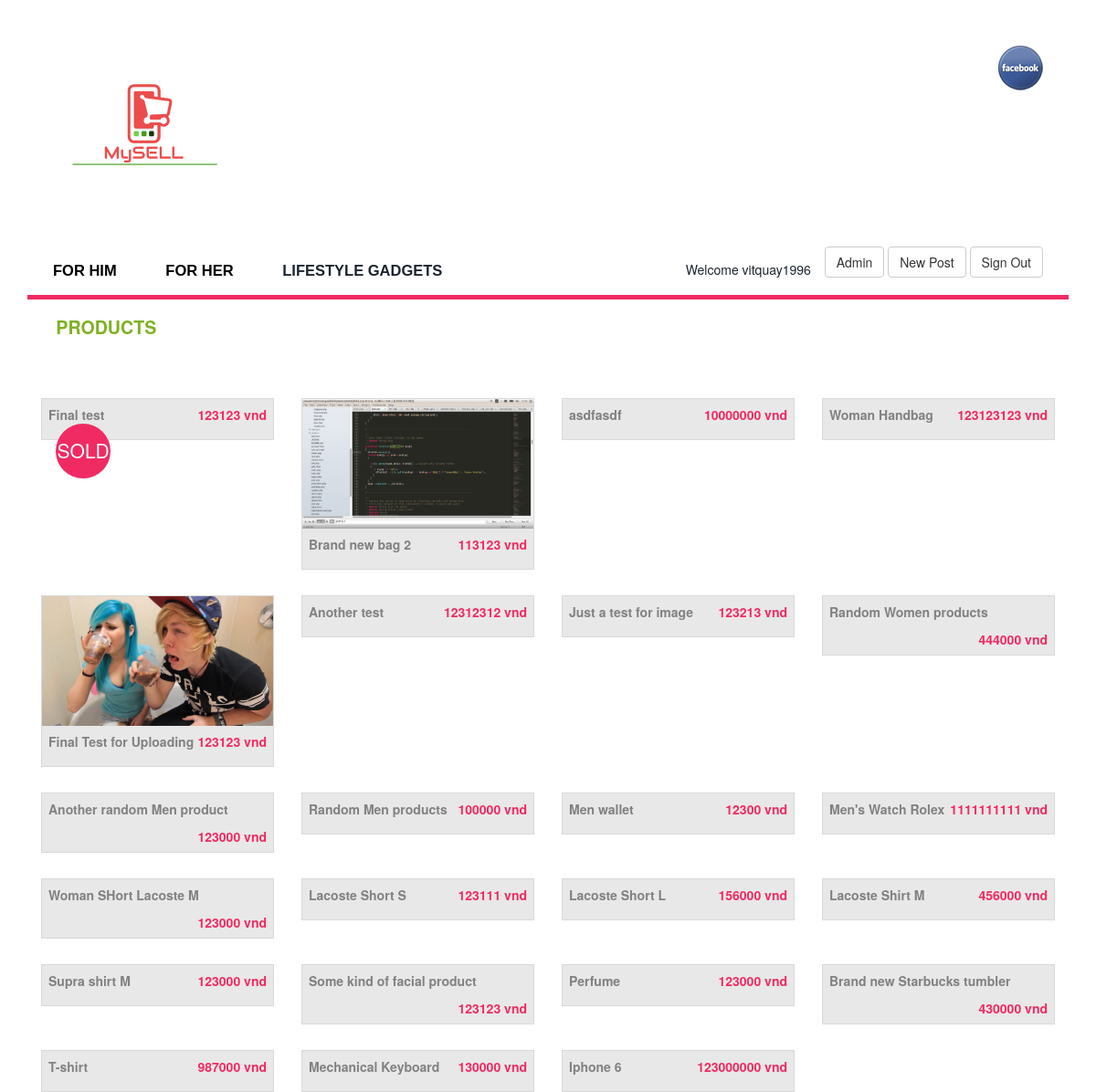
/user.php (signed in), run on the app's committed database.
### tables this page shows
CREATE TABLE `mysell_users` (
  `id` int(11) NOT NULL,
  `name` text NOT NULL,
  `username` text NOT NULL,
  `password` text NOT NULL,
  `email` text NOT NULL,
  `date` date NOT NULL,
  `admin` int(1) NOT NULL
);

CREATE TABLE `mysell_posts` (
  `id` int(11) NOT NULL,
  `title` text NOT NULL,
  `description` text NOT NULL,
  `username` varchar(20) NOT NULL,
  `catID` text NOT NULL,
  `price` double NOT NULL,
  `date` date NOT NULL,
  `status` tinyint(1) NOT NULL
);

### models/DAO/DAO.php (called while the page is built, shortened)
<?php
class DataBase
{
  protected static $db;
  public static function getInstance()
  {
    if (!is_object(self::$db))
    {
      self::$db = new mysqli(DB_HOST,DB_USER,DB_PASS,DB_NAME);
    }
    return self::$db;
  }
}
abstract class EntityBase
{
  protected $db;
  public $primkeys;
  protected $sql;
  public function __construct()
  {
    $this->db=DataBase::getInstance();
  }
  public function fetch($sql)
  {
    if($rst=$this->db->query($sql))
    {
      if($rst->num_rows)
      {
        $row=$rst->fetch_assoc();
      }
      else
      {
        throw new NotFoundException($sql);
      }
    }
    else
    {
      throw new ReadException($sql);
    }
  }
  protected function getObject($sql,$Class)
  {
    if(class_exists($Class))
    {
      if($rst=$this->db->query($sql))
      {
        if($row=$rst->fetch_assoc())
        {
          $Object=new $Class;
          $Object->populate($row);
        }
        if (!empty($Object)){
          return $Object;
        }
      }
      else
      {
        throw new ReadException($sql);
      }
    }
    else
    {
      throw new Exception("Non-existent class: $Class");
    }
  }
  protected function getSelfObject($sql)
  {
    return $this->getObject($sql,get_class($this));
  }
  protected function getObjects($sql,$Class)
  {
    $Objects=array();
    if(class_exists($Class))
    {
      if($rst=$this->db->query($sql))
      {
        while($row=$rst->fetch_assoc())
        {
          $Object=new $Class;
          $Object->populate($row);
          $Objects[]=$Object;
        }
        if (is_array($Objects)) {
          return $Objects;
        }
      }
      else
      {
        throw new ReadException($sql);
      }
    }
    else
    {
      throw new Exception("Non-existent class: {$Class}!");
    }
  }
  protected function getSelfObjects($sql)
  {
    return $this->getObjects($sql,get_class($this));
  }
  private function getImplodedIds($glue,$ids)
  {
    $where=' ';
    if($ids)
    {
      if(is_array($ids))
      {
        $wheres=array();
        foreach($ids as $id=>$val)
        {
          $wheres[]="{$id}='{$val}'";
        }
        $where=implode($glue,$wheres);
      }
      else
      {
        $where=" {$this->primkeys[0]}='{$ids}'";
      }
    }
    return $where;
  }
  public function read($ids=0)
  {
    $sql="{$this->sql} WHERE {$this->getImplodedIds(' AND ',$ids)} LIMIT 1";
    $this->fetch($sql);
  }
}

### models/DAO/User.dao.php (called while the page is built, shortened)
<?php
require_once 'DAO.php';
abstract class UserDAO extends EntityBase
{
  public function __construct($id=0)
  {
    $this->table='mysell_users';
    $this->primkeys=array('id');
    $this->fields=array('id','name','username','password','email','date','admin');
    $this->sql="SELECT * FROM {$this->table}";
    if($id) $this->read($id);
  }
}

### include/requireUser.php (called while the page is built, shortened)
<?php
include_once('models/User.php');
if(isset($_SESSION['user_id']))
{
	try
	{
		$User = new User($_SESSION['user_id']);
	}
	catch (PDOException $e)
	{
		echo $e->getMessage();
	}
}
else {
	$message = 'You must sign in to access this page!!!';
	echo "<script type='text/javascript'>alert('$message');
	window.location.replace(\"signin.php\");</script>";
}
?>

### models/DAO/Post.dao.php (called while the page is built, shortened)
<?php
require_once 'DAO.php';
abstract class PostDAO extends EntityBase
{
  public function __construct($id=0)
  {
    $this->table='mysell_posts';
    $this->fields=array('id','title','description','username','catID','price','date','status');
  }
}

### models/Post.php (called while the page is built, shortened)
<?php
require_once 'DAO/Post.dao.php';
class Post extends PostDAO
{
    public function findByUsername($username)
  {
    $sql="SELECT * FROM mysell_posts WHERE username ='".$username."' ORDER BY id DESC";
    return $this->getSelfObjects($sql);
  }
}

### models/DAO/Upload.dao.php (called while the page is built, shortened)
<?php
require_once 'DAO.php';
abstract class UploadDAO extends EntityBase
{
  public function __construct($id=0)
  {
    $this->table='mysell_upload';
    $this->fields=array('id','postID','type','size');
  }
}

### models/Upload.php (called while the page is built)
<?php
require_once 'DAO/Upload.dao.php';
class Upload extends UploadDAO
{
  public function findByPostID($id)
  {
    $sql="SELECT * FROM mysell_upload WHERE postID='$id' LIMIT 1";
    return $this->getSelfObject($sql);
  }
}

### user.php (the view, shortened to what this page needs)
<?php include_once 'include/requireUser.php';
include_once 'models/Post.php';
?>
<!DOCTYPE html>
<html>
<?php include_once 'include/header.php';
include_once 'models/Post.php';
include_once 'models/Upload.php';
?>
<body>
	<?php include_once 'include/navbar.php';?>
	<div class="content-bottom store">
		<h3>products</h3>
		<div class="bottom-grid">
			<?php
			try
			{
				$Post = new Post();
				$Post = $Post->findByUsername($User->username);
				$iter = 1;
				foreach ($Post as $Post1) {
					if ($iter % 4 == 1) {?>
					<div class="bottom-grid">
						<?php }
						try {
							$Upload = new Upload();
							$Upload = $Upload->findByPostID($Post1->id);
						}
						catch (Exception $e) {
							echo "Yes error";
						}
						?>
						<div class="col-md-3 store-top">
							<div class="bottom-grid-top">
								<a href="userview.php?id=<?php echo $Post1->id;?>"><img class="img-responsive" src="images/<?php echo $Upload->id.'.'.$Upload->type;?>" alt="" >
									<?php if ($Post1->status == 0) {?>
									<div class="five">
										<h6 class="one">SOLD</h6>
									</div>
									<?php }?>
									<div class="pre">
										<p><?php echo $Post1->title;?></p>
										<span><?php echo $Post1->price.' vnd';?></span>
										<div class="clearfix"> </div>
									</div>
								</a>
							</div>
						</div>
						<?php if ($iter % 4 == 0) {?>
						<div class="clearfix"> </div>
					</div>
					<?php }
					$iter = $iter + 1;
				}
				if (($iter % 4) != 1) {
					echo '</div>';
				}
			}
			catch(Exception $e)
			{
				$message = 'We are unable to process your request. Please try again later"';
			}
			?>
		</div>
	</body>
	</html>

### include/navbar.php (shortened to what this page needs)
<div class="container">
	<div class="header-top">
		<div class="logo">
			<a href="index.php"><img src="images/logo.png" alt="" ></a>
		</div>
		<div class="header-top-on">
			<ul class="social-in">
				<li><a href="#"><i class="ic1"> </i></a></li>
			</ul>
		</div>
		<div class="clearfix"> </div>
	</div>
	<div class="header-bottom">
		<div class="top-nav">
			<ul class="megamenu skyblue">
				<li class="active grid"><a  href="index.php?cat=001">For Him</a>
				</li>
				<li class="active grid"><a  href="index.php">For Her</a>
				</li>
				<li class="grid"><a  href="#">Lifestyle Gadgets</a>
				</li>
					</ul>
				</div>
				<?php if (!isset($_SESSION['user_id'])): ?>
				<ul class="nav navbar-nav navbar-right">
					<a href="signin.php" class="btn btn-default" role="button">Sign In</a>
					<li>
						<a href="register.php">Sign up</a>
					</li>
				</ul>
			<?php else: ?>
			<ul class="nav navbar-nav navbar-right">
				<li>
					<a href="user.php">Welcome <?php echo $User->username;?></a>
				</li>
				<?php if ($User->admin == 1) {?>
				<a href="admin.php" class="btn btn-default" role="button">Admin</a>
				<?php }?>
				<a href="post.php" class="btn btn-default" role="button">New Post</a>
				<a href="logout.php" class="btn btn-default" role="button">Sign Out</a>
			</ul>
		<?php endif;?>
		<div class="clearfix"> </div>
	</div>

### css/style.css (style rules this page uses)
body { background:url(../images/back.png); font-family: 'Cabin', sans-serif; }
body a { transition: 0.5s all; -webkit-transition: 0.5s all; -o-transition: 0.5s all; -moz-transition: 0.5s all; -ms-transition: 0.5s all; }
ul { padding: 0; margin: 0; }
h1,h2,h3,h4,h5,h6,label,p { margin:0; }
.logo { float:left; }
.header-top { padding: 2.5em 2em; }
.header-top-on { float:right; margin: 1em 0 0; }
ul.social-in li { display: inline-block; }
ul.social-in li i { background: url(../images/img-sprite.png)no-repeat -12px -11px; width: 50px; height: 50px; display: inline-block; vertical-align: middle; }
ul.social-in li i.ic1 { background-position:-135px -11px; }
.header-bottom { background:#fff; border-bottom:5px solid #f02b63; padding: 0 2em; }
.top-nav { float:left; width: 58%; }
.bottom-grid { padding: 2em 0em 0; }
.content-bottom h3 { color:#7db122; font-size:1.4em; text-transform:uppercase; font-weight:600; padding: 2em 0.8em 0; }
.bottom-grid-top { background:#fcfcfc; border: 1px solid #D9D9D9; position:relative; }
.pre { background:#e8e8e8; padding: 0.5em; }
.pre p { float:left; color:#818181; font-size:1em; font-weight: 700; }
.pre span { float:right; color:#f02b63; font-size:1em; font-weight: 700; display:block; }
.five { position:absolute; top:39%; left:6%; }
.five h6 { color: #fff; background: #7db122; font-size: 1.5em; width: 60px; height: 60px; border-radius: 50px; -webkit-border-radius: 50px; -o-border-radius: 50px; -moz-border-radius: 50px; -ms-border-radius: 50px; padding: 0.85em 0 0; text-align: center; }
.bottom-grid-top img { margin:0 auto; }
.five h6.one { background: #f02b63; }
.store h3 { padding:0 1.6em; }
@media (max-width:1220px) { .top-nav { width: 62%; } }

### css/megamenu.css (style rules this page uses)
.megamenu { margin-bottom:0px;padding:0;width:100%;list-style:none;display:inline-block;position:relative;font-family:Calibri,Arial;font-size:15px }
.megamenu li { margin-bottom:-6px;display:inline }
.megamenu>li>a { float:left;padding:15px 0px;margin:0 3em 0 0;text-decoration:none;text-transform:capitalize;font-size:1.1em;font-weight:700; -webkit-transition: all 0.3s ease-in-out;text-transform:uppercase; -moz-transition: all 0.3s ease-in-out; -o-transition: all 0.3s ease-in-out; transition: all 0.3s ease-in-out; }
.megamenu>li.active>a { color:#00405d; }
.megamenu>li.active>a { color: #000; }
body { background: #fafafa; }

### data on the page
mysell_users: username "vitquay1996"
mysell_posts: status "SOLD", title "Final test", price "123123"
mysell_posts: shows a picture, title "Brand new bag 2", price "113123"
mysell_posts: title "asdfasdf", price "10000000"
mysell_posts: title "Woman Handbag", price "123123123"
mysell_posts: shows a picture, title "Final Test for Uploading", price "123123"
mysell_posts: title "Another test", price "12312312"
mysell_posts: title "Just a test for image", price "123213"
mysell_posts: title "Random Women products", price "444000"
mysell_posts: title "Another random Men product", price "123000"
mysell_posts: title "Random Men products", price "100000"
mysell_posts: title "Men wallet", price "12300"
mysell_posts: title "Men's Watch Rolex", price "1111111111"
mysell_posts: title "Woman SHort Lacoste M", price "123000"
mysell_posts: title "Lacoste Short S", price "123111"
mysell_posts: title "Lacoste Short L", price "156000"
mysell_posts: title "Lacoste Shirt M", price "456000"
mysell_posts: title "Supra shirt M", price "123000"
mysell_posts: title "Some kind of facial product", price "123123"
mysell_posts: title "Perfume", price "123000"
mysell_posts: title "Brand new Starbucks tumbler", price "430000"
mysell_posts: title "T-shirt", price "987000"
mysell_posts: title "Mechanical Keyboard", price "130000"
mysell_posts: title "Iphone 6", price "123000000"
